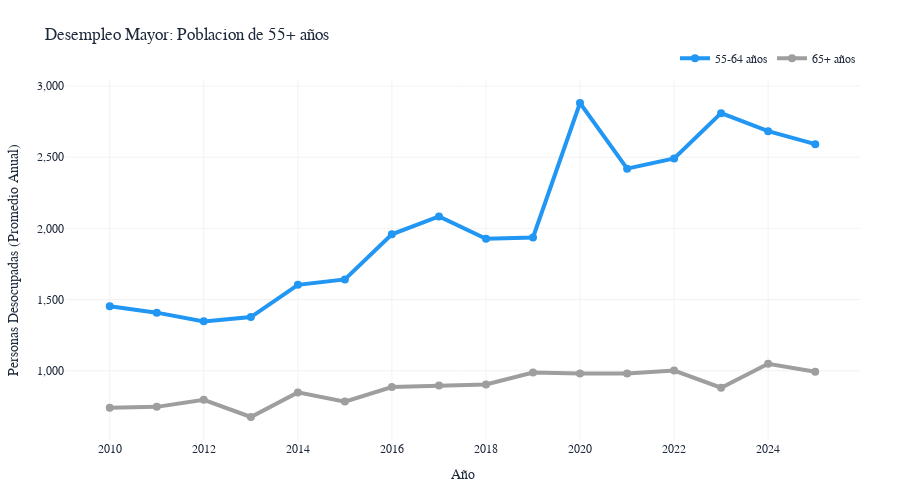

The cell this chart's notebook holds for it:
### Code cell
# GRAFICO 3: POBLACION MAYOR
print("\n[GRAFICO 3] POBLACION MAYOR")

grupos_mayores = ["55-64 años", "65+ años"]
fig3 = go.Figure()

for i, grupo in enumerate(grupos_mayores):
    data = df_final[df_final["grupo"] == grupo]
    
    # Promediar por año
    data_anual = data.groupby(data["periodo"].dt.year)["valor"].mean().reset_index()
    data_anual["periodo"] = pd.to_datetime(data_anual["periodo"], format='%Y')
    
    fig3.add_trace(go.Scatter(
        x=data_anual["periodo"],
        y=data_anual["valor"],
        mode='lines+markers',
        line=dict(color=economist_colors[i+4], width=4),
        marker=dict(size=8),
        name=grupo,
        hovertemplate=f'<b>{grupo}</b><br>Año: %{{x|%Y}}<br>Promedio: %{{y:,.0f}} personas<extra></extra>'
    ))

fig3 = apply_economist_style(fig3)
fig3.update_layout(
    title="Desempleo Mayor: Poblacion de 55+ años",
    xaxis_title="Año",
    yaxis_title="Personas Desocupadas (Promedio Anual)",
    height=500,
    showlegend=True
)

fig3.update_yaxes(tickformat=',')
fig3.show()

# RESUMEN SIMPLE
print(f"\n[RESUMEN] POR GRUPOS:")
print("-" * 40)

for grupo in sorted(df_final["grupo"].unique()):
    promedio = df_final[df_final["grupo"] == grupo]["valor"].mean()
    print(f"• {grupo:12}: {promedio:7,.0f} personas promedio")

print("\n✅ Analisis por edades completado")
print("📌 Datos suavizados por promedios anuales para mayor claridad")

### Figure 1 — Plotly figure (JSON) as saved in the notebook; plotly's stock layout.template omitted (floating-point values rounded to 4 significant figures)
{"data": [{"hovertemplate": "<b>55-64 años</b><br>Año: %{x|%Y}<br>Promedio: %{y:,.0f} personas<extra></extra>", "line": {"color": "#2196F3", "width": 4}, "marker": {"size": 8}, "mode": "lines+markers", "name": "55-64 años", "type": "scatter", "x": ["2010-01-01T00:00:00.000000000", "2011-01-01T00:00:00.000000000", "2012-01-01T00:00:00.000000000", "2013-01-01T00:00:00.000000000", "2014-01-01T00:00:00.000000000", "2015-01-01T00:00:00.000000000", "2016-01-01T00:00:00.000000000", "2017-01-01T00:00:00.000000000", "2018-01-01T00:00:00.000000000", "2019-01-01T00:00:00.000000000", "2020-01-01T00:00:00.000000000", "2021-01-01T00:00:00.000000000", "2022-01-01T00:00:00.000000000", "2023-01-01T00:00:00.000000000", "2024-01-01T00:00:00.000000000", "2025-01-01T00:00:00.000000000"], "y": [1454.0, 1408.0, 1347.0, 1377.0, 1604.0, 1641.0, 1958.0, 2084.0, 1927.0, 1936.0, 2881.0, 2420.0, 2491.0, 2809.0, 2683.0, 2592.0]}, {"hovertemplate": "<b>65+ años</b><br>Año: %{x|%Y}<br>Promedio: %{y:,.0f} personas<extra></extra>", "line": {"color": "#9E9E9E", "width": 4}, "marker": {"size": 8}, "mode": "lines+markers", "name": "65+ años", "type": "scatter", "x": ["2010-01-01T00:00:00.000000000", "2011-01-01T00:00:00.000000000", "2012-01-01T00:00:00.000000000", "2013-01-01T00:00:00.000000000", "2014-01-01T00:00:00.000000000", "2015-01-01T00:00:00.000000000", "2016-01-01T00:00:00.000000000", "2017-01-01T00:00:00.000000000", "2018-01-01T00:00:00.000000000", "2019-01-01T00:00:00.000000000", "2020-01-01T00:00:00.000000000", "2021-01-01T00:00:00.000000000", "2022-01-01T00:00:00.000000000", "2023-01-01T00:00:00.000000000", "2024-01-01T00:00:00.000000000", "2025-01-01T00:00:00.000000000"], "y": [740.6, 746.4, 795.6, 675.2, 848.0, 783.4, 885.6, 895.7, 903.4, 988.0, 980.2, 981.3, 1001.0, 880.9, 1049.0, 993.6]}], "layout": {"font": {"color": "#1e293b", "family": "Georgia, serif"}, "height": 500, "legend": {"font": {"family": "Georgia, serif"}, "orientation": "h", "x": 1, "xanchor": "right", "y": 1.02, "yanchor": "bottom"}, "margin": {"b": 60, "l": 60, "r": 40, "t": 80}, "paper_bgcolor": "white", "plot_bgcolor": "white", "showlegend": true, "title": {"text": "Desempleo Mayor: Poblacion de 55+ años"}, "xaxis": {"gridcolor": "#E5E5E5", "gridwidth": 0.5, "showgrid": true, "tickfont": {"family": "Georgia, serif"}, "title": {"text": "Año"}}, "yaxis": {"gridcolor": "#E5E5E5", "gridwidth": 0.5, "showgrid": true, "tickfont": {"family": "Georgia, serif"}, "tickformat": ",", "title": {"text": "Personas Desocupadas (Promedio Anual)"}}}}
